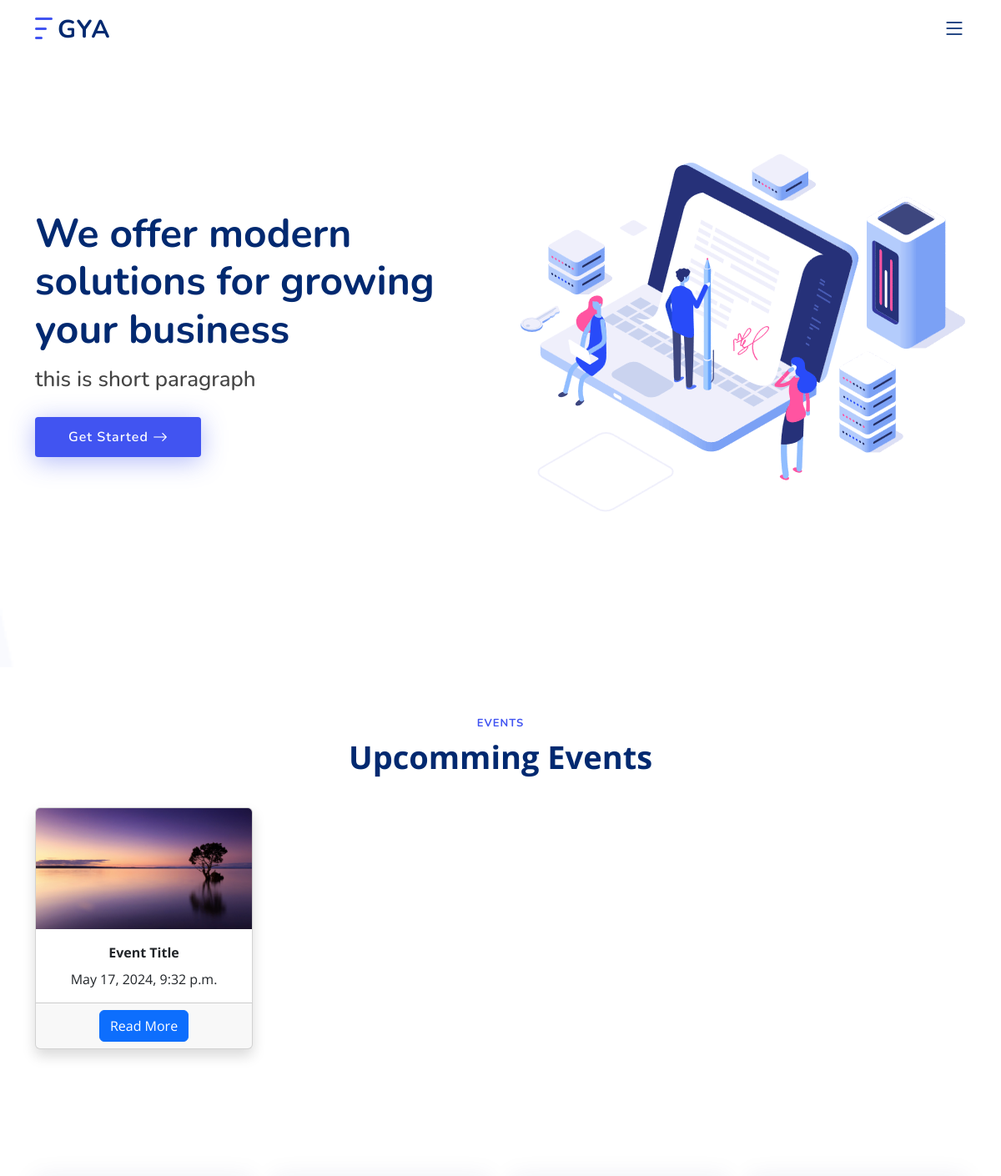
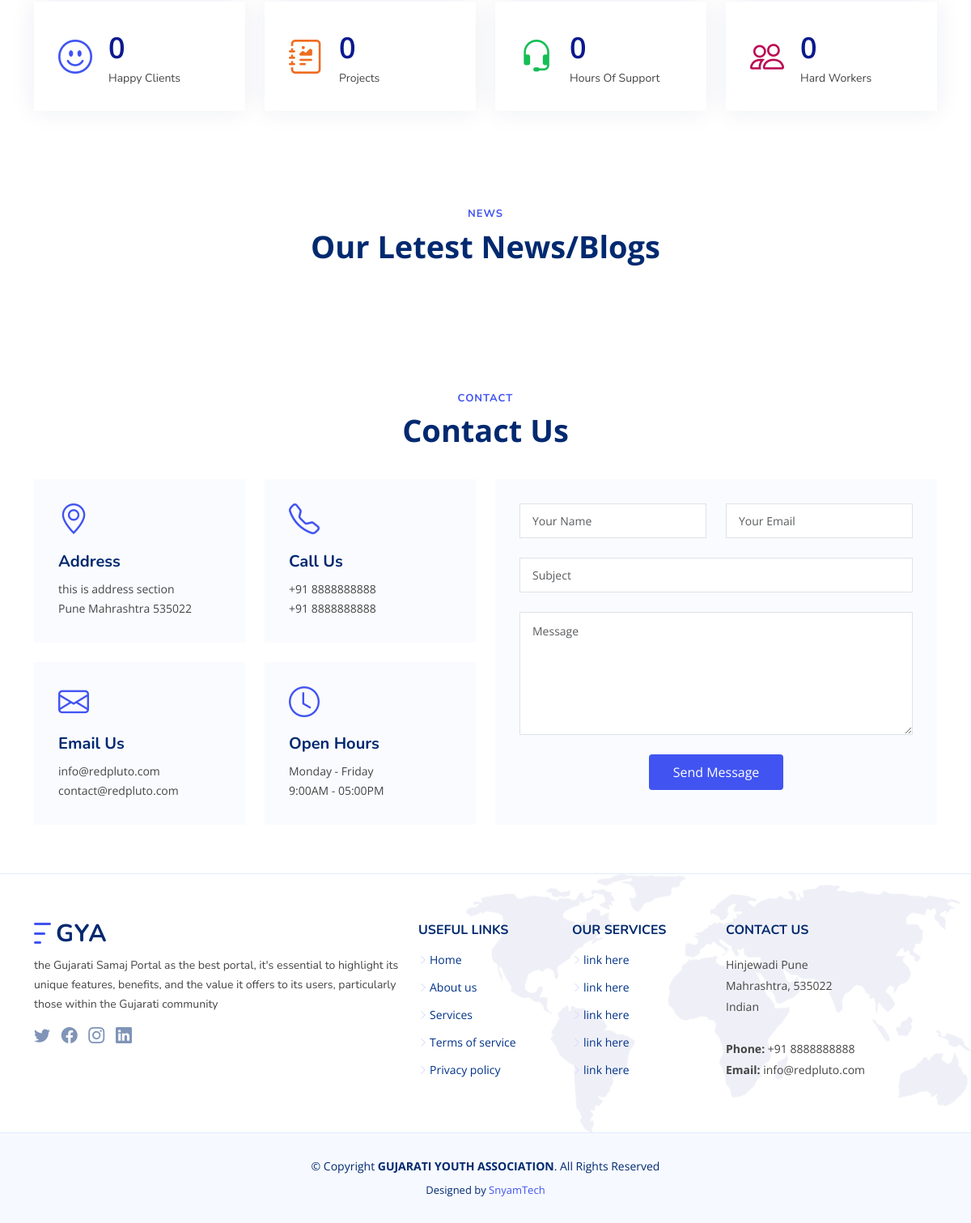
The page / on the database its author committed (2 pictures, top to bottom).
### AdminApp/models.py (models this page shows, shortened)
class Event(models.Model):
    STATUS_CHOICES = (
        ('upcoming', 'Upcoming '),
        ('active', 'Active'),
        ('completed', 'Completed'),
        ('canceled', 'Canceled'),
    )
    title = models.CharField(max_length=200)
    description = models.TextField()
    location = models.CharField(max_length=300)
    start_time = models.DateTimeField()
    end_time = models.DateTimeField()
    organizer =  models.CharField(max_length=100)
    status = models.CharField(max_length=10, choices=STATUS_CHOICES, default='upcoming')
    url = models.URLField(blank=True, null=True)
    ticket_price = models.IntegerField(default=0)
    is_publish=models.BooleanField(default=False)

class EventThumbnail(models.Model):
    event = models.OneToOneField("Event", on_delete=models.CASCADE)
    thumbnail = models.ImageField(upload_to="event_thumbnail/", help_text="Recommended Size 1280 x 720 (landscape)", blank=False, null=True)

### Website/views.py (the view)
# urls.py: path('', index, name='index' ),
def index(request):
    event=Event.objects.filter(is_publish=True).select_related()
    add=Advertisement.objects.all()
    news=News.objects.all()
    is_add_available=add.filter(is_active=True)
    if event.exists():
      event_exist=True
    else:
       event_exist=False
    return render(request,"index.html",{"news":news,"events":event,"event_exist":event_exist,"add":add,"is_add_available":is_add_available})

### AdminApp/views.py (called while the page is built)
def commitee_year_for_webiste_base(request):
    commitee_year = ComiteeYear.objects.select_related()
    return {
        'commitee_year': commitee_year,
    }

### Website/templates/index.html (shortened to what this page needs)
{% extends "website_base.html" %}
{% load static %}
{% block content %}
<section id="hero" class="hero d-flex align-items-center">
  <div class="container">
    <div class="row">
      <div class="col-lg-6 d-flex flex-column justify-content-center">
        <h1 data-aos="fade-up">We offer modern solutions for growing your business</h1>
        <h2 data-aos="fade-up" data-aos-delay="400">this is short paragraph</h2>
        <div data-aos="fade-up" data-aos-delay="600">
          <div class="text-center text-lg-start">
            <a href="#about"
              class="btn-get-started scrollto d-inline-flex align-items-center justify-content-center align-self-center">
              <span>Get Started</span>
              <i class="bi bi-arrow-right"></i>
            </a>
          </div>
        </div>
      </div>
      <div class="col-lg-6 hero-img" data-aos="zoom-out" data-aos-delay="200">
        <img src="{% static 'assets/img/hero-img.png' %}" class="img-fluid" alt="">
      </div>
    </div>
  </div>
</section>
<main id="main">
  {% if event_exist %}
  <section id="events">
    <div class="container" data-aos="fade-up">
      <header class="section-header">
        <h2>Events</h2>
        <p>Upcomming Events</p>
      </header>
      <div class="row">
        {% for event in events %}
        <div class="col-12 col-sm-3 col-md-fifth mb-4">
          <div class="card shadow" style="height: 100%;">
            <img src="{{ event.eventthumbnail.thumbnail.url }}" class="card-img-top" alt="{{ profile.name }}">
            <div class="card-body px-1 text-center">
              <b>
                <p class="card-title">{{ event.title }}</p>
              </b>
              <p class="card-text">{{ event.start_time }}</p>
            </div>
            <div class="card-footer text-center">
              <a href="{% url "website_event_details" event.id %}" class="btn btn-primary">Read More</a>
            </div>
          </div>
        </div>
        {% endfor %}
      </div>
    </div>
  </section>
  {% endif %}
  <section id="counts" class="counts">
    <div class="container" data-aos="fade-up">
      <div class="row gy-4">
        <div class="col-lg-3 col-md-6">
          <div class="count-box">
            <i class="bi bi-emoji-smile"></i>
            <div>
              <span data-purecounter-start="0" data-purecounter-end="232" data-purecounter-duration="1"
                class="purecounter"></span>
              <p>Happy Clients</p>
            </div>
          </div>
        </div>
        <div class="col-lg-3 col-md-6">
          <div class="count-box">
            <i class="bi bi-journal-richtext" style="color: #ee6c20;"></i>
            <div>
              <span data-purecounter-start="0" data-purecounter-end="521" data-purecounter-duration="1"
                class="purecounter"></span>
              <p>Projects</p>
            </div>
          </div>
        </div>
        <div class="col-lg-3 col-md-6">
          <div class="count-box">
            <i class="bi bi-headset" style="color: #15be56;"></i>
            <div>
              <span data-purecounter-start="0" data-purecounter-end="1463" data-purecounter-duration="1"
                class="purecounter"></span>
              <p>Hours Of Support</p>
            </div>
          </div>
        </div>
        <div class="col-lg-3 col-md-6">
          <div class="count-box">
            <i class="bi bi-people" style="color: #bb0852;"></i>
            <div>
              <span data-purecounter-start="0" data-purecounter-end="15" data-purecounter-duration="1"
                class="purecounter"></span>
              <p>Hard Workers</p>
            </div>
          </div>
        </div>
      </div>
    </div>
  </section>
  <section id="testimonials" class="testimonials">
    <div class="container" data-aos="fade-up">
      <header class="section-header">
        <h2>News</h2>
        <p>Our Letest News/Blogs</p>
      </header>
    </div>
  </section>
  <section id="contact" class="contact">
    <div class="container" data-aos="fade-up">
      <header class="section-header">
        <h2>Contact</h2>
        <p>Contact Us</p>
      </header>
      <div class="row gy-4">
        <div class="col-lg-6">
          <div class="row gy-4">
            <div class="col-md-6">
              <div class="info-box">
                <i class="bi bi-geo-alt"></i>
                <h3>Address</h3>
                <p>this is address section<br>Pune Mahrashtra 535022</p>
              </div>
            </div>
            <div class="col-md-6">
              <div class="info-box">
                <i class="bi bi-telephone"></i>
                <h3>Call Us</h3>
                <p>+91 8888888888<br>+91 8888888888</p>
              </div>
            </div>
            <div class="col-md-6">
              <div class="info-box">
                <i class="bi bi-envelope"></i>
                <h3>Email Us</h3>
                <p>info@redpluto.com<br>contact@redpluto.com</p>
              </div>
            </div>
            <div class="col-md-6">
              <div class="info-box">
                <i class="bi bi-clock"></i>
                <h3>Open Hours</h3>
                <p>Monday - Friday<br>9:00AM - 05:00PM</p>
              </div>
            </div>
          </div>
        </div>
        <div class="col-lg-6">
          <form action="forms/contact.php" method="post" class="php-email-form">
            <div class="row gy-4">
              <div class="col-md-6">
                <input type="text" name="name" class="form-control" placeholder="Your Name" required>
              </div>
              <div class="col-md-6 ">
                <input type="email" class="form-control" name="email" placeholder="Your Email" required>
              </div>
              <div class="col-md-12">
                <input type="text" class="form-control" name="subject" placeholder="Subject" required>
              </div>
              <div class="col-md-12">
                <textarea class="form-control" name="message" rows="6" placeholder="Message" required></textarea>
              </div>
              <div class="col-md-12 text-center">
                <button type="submit">Send Message</button>
              </div>
            </div>
          </form>
        </div>
      </div>
    </div>
  </section>
</main>
{% endblock content %}

### static/assets/css/style.css (style rules this page uses)
:root { scroll-behavior: smooth; }
body { font-family: "Open Sans", sans-serif; color: #444444; }
a { color: #4154f1; text-decoration: none; }
h1, h2, h3, h4, h5, h6 { font-family: "Nunito", sans-serif; }
section { padding: 60px 0; overflow: hidden; }
.section-header { text-align: center; padding-bottom: 40px; }
.section-header h2 { font-size: 13px; letter-spacing: 1px; font-weight: 700; margin: 0; color: #4154f1; text-transform: uppercase; }
.section-header p { margin: 10px 0 0 0; padding: 0; font-size: 38px; line-height: 42px; font-weight: 700; color: #012970; }
.hero { width: 100%; height: 100vh; background: url(../img/hero-bg.png) top center no-repeat; background-size: cover; }
.hero h1 { margin: 0; font-size: 48px; font-weight: 700; color: #012970; }
.hero h2 { color: #444444; margin: 15px 0 0 0; font-size: 26px; }
.hero .btn-get-started { margin-top: 30px; line-height: 0; padding: 15px 40px; border-radius: 4px; transition: 0.5s; color: #fff; background: #4154f1; box-shadow: 0px 5px 30px rgba(65, 84, 241, 0.4); }
.hero .btn-get-started span { font-family: "Nunito", sans-serif; font-weight: 600; font-size: 16px; letter-spacing: 1px; }
.hero .btn-get-started i { margin-left: 5px; font-size: 18px; transition: 0.3s; }
.hero .hero-img { text-align: right; }
@media (min-width: 1024px) { .hero { background-attachment: fixed; } }
.counts { padding: 70px 0 60px; }
.counts .count-box { display: flex; align-items: center; padding: 30px; width: 100%; background: #fff; box-shadow: 0px 0 30px rgba(1, 41, 112, 0.08); }
.counts .count-box i { font-size: 42px; line-height: 0; margin-right: 20px; color: #4154f1; }
.counts .count-box span { font-size: 36px; display: block; font-weight: 600; color: #0b198f; }
.counts .count-box p { padding: 0; margin: 0; font-family: "Nunito", sans-serif; font-size: 14px; }
.contact .info-box { color: #444444; background: #fafbff; padding: 30px; }
.contact .info-box i { font-size: 38px; line-height: 0; color: #4154f1; }
.contact .info-box h3 { font-size: 20px; color: #012970; font-weight: 700; margin: 20px 0 10px 0; }
.contact .info-box p { padding: 0; line-height: 24px; font-size: 14px; margin-bottom: 0; }
.contact .php-email-form { background: #fafbff; padding: 30px; height: 100%; }
.contact .php-email-form input, .contact .php-email-form textarea { border-radius: 0; box-shadow: none; font-size: 14px; border-radius: 0; }
.contact .php-email-form input[type=text], .contact .php-email-form input[type=email] { padding: 10px 15px; }
.contact .php-email-form textarea { padding: 12px 15px; }
.contact .php-email-form button[type=submit] { background: #4154f1; border: 0; padding: 10px 30px; color: #fff; transition: 0.4s; border-radius: 4px; }

### Website/templates/website_base.html (style rules this page uses)
.container, .container-fluid, .container-lg, .container-md, .container-sm, .container-xl, .container-xxl { --bs-gutter-x: 1.5rem; --bs-gutter-y: 0; width: 100%; padding-right: calc(var(--bs-gutter-x) * .5); padding-left: calc(var(--bs-gutter-x) * .5); margin-right: auto; margin-left: auto }
@media (min-width:576px) { .container, .container-sm { max-width: 540px } }
@media (min-width:768px) { .container, .container-md, .container-sm { max-width: 720px } }
@media (min-width:992px) { .container, .container-lg, .container-md, .container-sm { max-width: 960px } }
@media (min-width:1200px) { .container, .container-lg, .container-md, .container-sm, .container-xl { max-width: 1140px } }
:root { --bs-breakpoint-xs: 0; --bs-breakpoint-sm: 576px; --bs-breakpoint-md: 768px; }

### rows shown on the page
Event: eventthumbnail.thumbnail (picture), title "Event Title", start_time "May 17, 2024, 9:32 p.m."
